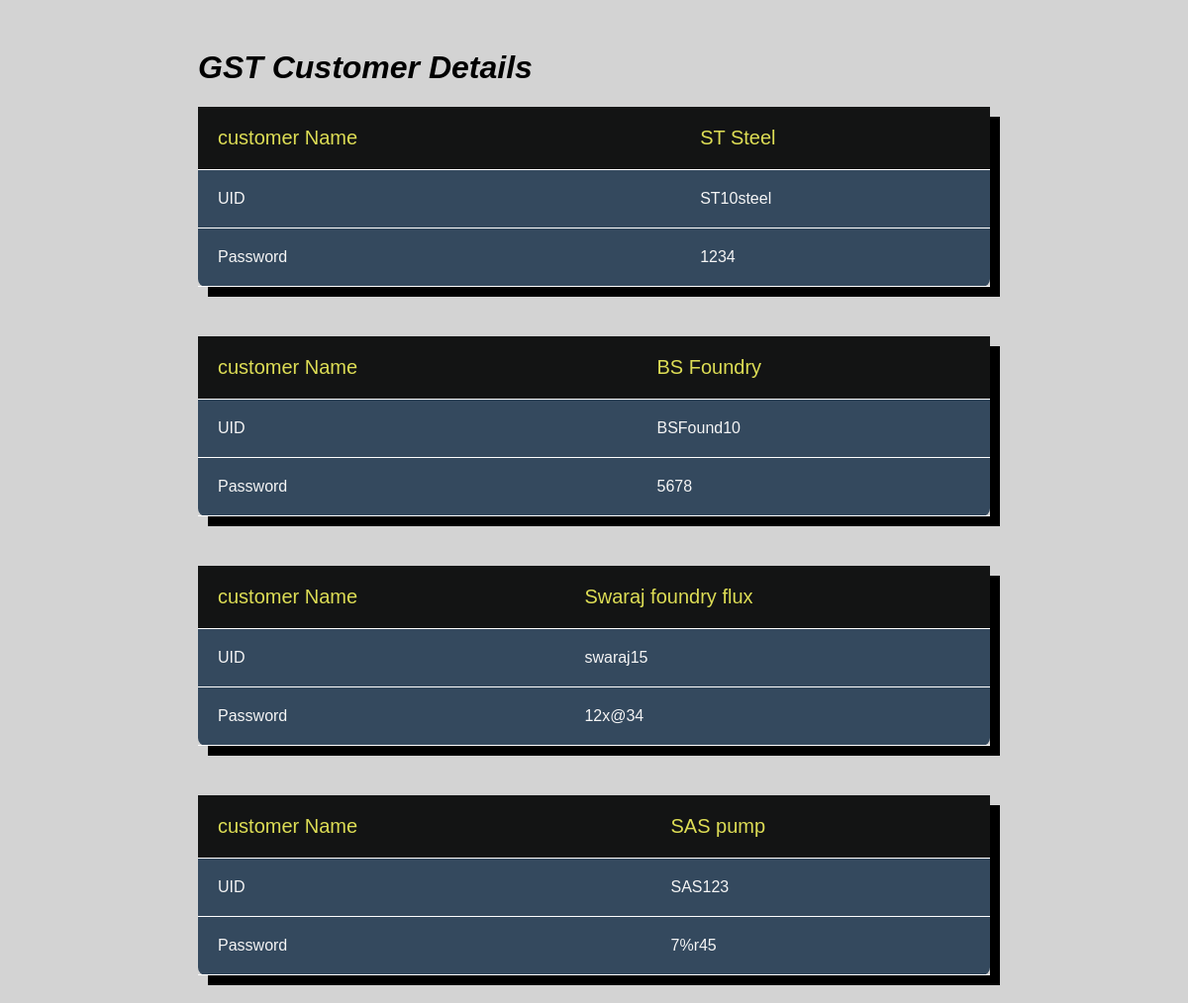
The page / on the database its author committed.
### gst_app/models.py (models this page shows)
class Gst_app(models.Model):
  customer_name = models.CharField(max_length=255)
  user_id = models.CharField(max_length=255)
  password = models.CharField(max_length=255)

### gst_app/views.py (the view)
# urls.py: path('', views.gst_app, name='main'),
def gst_app(request):
  mycustomers = Gst_app.objects.all().values()
  template = loader.get_template('main.html')
  context = {
    'mycustomers': mycustomers,
  }
  return HttpResponse(template.render(context, request))

### gst_app/templates/main.html (shortened to what this page needs)
{% load static %}
<!DOCTYPE html>
<html lang="en">
<head>
    <link rel="stylesheet" href="{% static 'main.css' %}">
</head>
<body>
    <div class="title">
        <h1>GST Customer Details</h1>
    </div>
    {% for x in mycustomers %}
    <div class="main-content">
        <table>
            <tr class="customer-name">
                <td class="left">customer Name</td>
                <td>{{ x.customer_name }}</td>
            </tr>
            <tr class="customer-detail">
                <td class="left">UID</td>
                <td>{{ x.user_id }}</td>
            </tr>
            <tr class="customer-detail">
                <td class="left">Password</td>
                <td>{{ x.password }}</td>
            </tr>
        </table>
    </div>
    {% endfor %}
</body>
</html>

### gst_app/static/main.css (style rules this page uses)
body { background: lightgray; }
div.title { font-style: italic; font-family: 'Trebuchet MS', 'Lucida Sans Unicode', 'Lucida Grande', 'Lucida Sans', Arial, sans-serif; color: black; }
div.main-content { margin-bottom: 50px; box-shadow: 10px 10px; }
tr td { border-bottom: 1px solid white; padding: 20px; }
tr.customer-detail { color: whitesmoke; }
tr.customer-name { background-color: #131414; color: #dd5; font-size: 20px; }
table { border-radius: 0.5em; font-family: arial, sans-serif; border-collapse: collapse; background-color: #34495E; width: 100%; }
@media (min-width:320px) { body { margin-top: 1px; margin-left: 15px; margin-right: 15px; } }
@media (min-width:480px) { body { margin-top: 10px; margin-left: 30px; margin-right: 30px; } }
@media (min-width:600px) { body { margin-top: 15px; margin-left: 40px; margin-right: 40px; } }
@media (min-width:801px) { body { margin-top: 30px; margin-left: 100px; margin-right: 100px; } }
@media (min-width:1025px) { body { margin-top: 50px; margin-left: 200px; margin-right: 200px; } }

### rows shown on the page
Gst_app: customer_name "ST Steel", user_id "ST10steel", password "1234"
Gst_app: customer_name "BS Foundry", user_id "BSFound10", password "5678"
Gst_app: customer_name "Swaraj foundry flux", user_id "swaraj15", password "12x@34"
Gst_app: customer_name "SAS pump", user_id "SAS123", password "7%r45"
